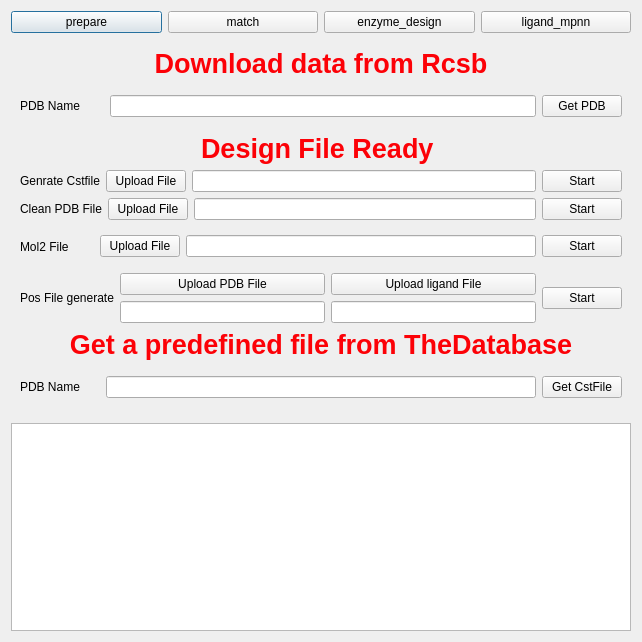
<?xml version="1.0" encoding="UTF-8"?>
<ui version="4.0">
 <class>Dialog</class>
 <widget class="QDialog" name="Dialog">
  <property name="geometry">
   <rect>
    <x>0</x>
    <y>0</y>
    <width>642</width>
    <height>642</height>
   </rect>
  </property>
  <property name="windowTitle">
   <string>Rosetta Match Plugin</string>
  </property>
  <layout class="QVBoxLayout" name="verticalLayout">
   <item>
    <layout class="QHBoxLayout" name="horizontalLayout">
     <item>
      <widget class="QPushButton" name="select_prepare">
       <property name="text">
        <string>prepare</string>
       </property>
      </widget>
     </item>
     <item>
      <widget class="QPushButton" name="select_match">
       <property name="text">
        <string>match</string>
       </property>
      </widget>
     </item>
     <item>
      <widget class="QPushButton" name="select_design">
       <property name="text">
        <string>enzyme_design</string>
       </property>
      </widget>
     </item>
     <item>
      <widget class="QPushButton" name="select_mpnn">
       <property name="text">
        <string>ligand_mpnn</string>
       </property>
      </widget>
     </item>
    </layout>
   </item>
   <item>
    <widget class="QStackedWidget" name="stackedWidget">
     <property name="currentIndex">
      <number>0</number>
     </property>
     <widget class="QWidget" name="prepare_page">
      <property name="minimumSize">
       <size>
        <width>606</width>
        <height>0</height>
       </size>
      </property>
      <layout class="QVBoxLayout" name="verticalLayout_6">
       <item>
        <layout class="QVBoxLayout" name="verticalLayout_5">
         <item>
          <widget class="QLabel" name="label_6">
           <property name="palette">
            <palette>
             <active>
              <colorrole role="WindowText">
               <brush brushstyle="SolidPattern">
                <color alpha="255">
                 <red>252</red>
                 <green>1</green>
                 <blue>7</blue>
                </color>
               </brush>
              </colorrole>
             </active>
             <inactive>
              <colorrole role="WindowText">
               <brush brushstyle="SolidPattern">
                <color alpha="255">
                 <red>252</red>
                 <green>1</green>
                 <blue>7</blue>
                </color>
               </brush>
              </colorrole>
             </inactive>
             <disabled>
              <colorrole role="WindowText">
               <brush brushstyle="SolidPattern">
                <color alpha="255">
                 <red>127</red>
                 <green>127</green>
                 <blue>127</blue>
                </color>
               </brush>
              </colorrole>
             </disabled>
            </palette>
           </property>
           <property name="font">
            <font>
             <pointsize>20</pointsize>
             <weight>75</weight>
             <bold>true</bold>
            </font>
           </property>
           <property name="text">
            <string>Download data from Rcsb</string>
           </property>
           <property name="textFormat">
            <enum>Qt::AutoText</enum>
           </property>
           <property name="alignment">
            <set>Qt::AlignCenter</set>
           </property>
          </widget>
         </item>
         <item>
          <layout class="QHBoxLayout" name="horizontalLayout_4">
           <item>
            <widget class="QLabel" name="label">
             <property name="text">
              <string>PDB Name</string>
             </property>
            </widget>
           </item>
           <item>
            <spacer name="verticalSpacer_2">
             <property name="orientation">
              <enum>Qt::Vertical</enum>
             </property>
             <property name="sizeHint" stdset="0">
              <size>
               <width>24</width>
               <height>40</height>
              </size>
             </property>
            </spacer>
           </item>
           <item>
            <widget class="QLineEdit" name="prepare_show_pdbname"/>
           </item>
           <item>
            <widget class="QPushButton" name="prepare_get_pdbfile">
             <property name="text">
              <string>Get PDB</string>
             </property>
            </widget>
           </item>
          </layout>
         </item>
         <item>
          <widget class="QLabel" name="label_7">
           <property name="palette">
            <palette>
             <active>
              <colorrole role="WindowText">
               <brush brushstyle="SolidPattern">
                <color alpha="255">
                 <red>252</red>
                 <green>1</green>
                 <blue>7</blue>
                </color>
               </brush>
              </colorrole>
             </active>
             <inactive>
              <colorrole role="WindowText">
               <brush brushstyle="SolidPattern">
                <color alpha="255">
                 <red>252</red>
                 <green>1</green>
                 <blue>7</blue>
                </color>
               </brush>
              </colorrole>
             </inactive>
             <disabled>
              <colorrole role="WindowText">
               <brush brushstyle="SolidPattern">
                <color alpha="255">
                 <red>127</red>
                 <green>127</green>
                 <blue>127</blue>
                </color>
               </brush>
              </colorrole>
             </disabled>
            </palette>
           </property>
           <property name="font">
            <font>
             <pointsize>20</pointsize>
             <weight>75</weight>
             <bold>true</bold>
            </font>
           </property>
           <property name="text">
            <string>Design File Ready </string>
           </property>
           <property name="alignment">
            <set>Qt::AlignCenter</set>
           </property>
          </widget>
         </item>
         <item>
          <layout class="QHBoxLayout" name="horizontalLayout_2">
           <item>
            <widget class="QLabel" name="label_3">
             <property name="text">
              <string>Genrate Cstfile</string>
             </property>
            </widget>
           </item>
           <item>
            <widget class="QPushButton" name="prepare_upload_pdb_2">
             <property name="text">
              <string>Upload File</string>
             </property>
            </widget>
           </item>
           <item>
            <widget class="QLineEdit" name="prepare_show_cstpath"/>
           </item>
           <item>
            <widget class="QPushButton" name="prepare_genrate_cst">
             <property name="text">
              <string>Start</string>
             </property>
            </widget>
           </item>
          </layout>
         </item>
         <item>
          <layout class="QHBoxLayout" name="horizontalLayout_5">
           <item>
            <widget class="QLabel" name="label_4">
             <property name="text">
              <string>Clean PDB File</string>
             </property>
            </widget>
           </item>
           <item>
            <widget class="QPushButton" name="prepare_upload_pdb_3">
             <property name="text">
              <string>Upload File</string>
             </property>
            </widget>
           </item>
           <item>
            <widget class="QLineEdit" name="prepare_show_cleanpdb"/>
           </item>
           <item>
            <widget class="QPushButton" name="prepare_generate_cleanpdb">
             <property name="text">
              <string>Start</string>
             </property>
            </widget>
           </item>
          </layout>
         </item>
         <item>
          <layout class="QHBoxLayout" name="horizontalLayout_3">
           <item>
            <widget class="QLabel" name="label_2">
             <property name="text">
              <string>Mol2 File</string>
             </property>
            </widget>
           </item>
           <item>
            <spacer name="verticalSpacer">
             <property name="orientation">
              <enum>Qt::Vertical</enum>
             </property>
             <property name="sizeHint" stdset="0">
              <size>
               <width>25</width>
               <height>40</height>
              </size>
             </property>
            </spacer>
           </item>
           <item>
            <widget class="QPushButton" name="prepare_upload_mol2">
             <property name="text">
              <string>Upload File</string>
             </property>
            </widget>
           </item>
           <item>
            <widget class="QLineEdit" name="prepare_show_mol2path"/>
           </item>
           <item>
            <widget class="QPushButton" name="prepare_generate_params">
             <property name="text">
              <string>Start</string>
             </property>
            </widget>
           </item>
          </layout>
         </item>
         <item>
          <layout class="QHBoxLayout" name="horizontalLayout_6">
           <item>
            <widget class="QLabel" name="label_5">
             <property name="text">
              <string>Pos File generate</string>
             </property>
            </widget>
           </item>
           <item>
            <layout class="QVBoxLayout" name="verticalLayout_3">
             <item>
              <widget class="QPushButton" name="prepare_upload_pdbfile">
               <property name="text">
                <string>Upload PDB File</string>
               </property>
              </widget>
             </item>
             <item>
              <widget class="QLineEdit" name="prepare_show_pdbpath"/>
             </item>
            </layout>
           </item>
           <item>
            <layout class="QVBoxLayout" name="verticalLayout_4">
             <item>
              <widget class="QPushButton" name="prepare_upload_ligandfile">
               <property name="text">
                <string>Upload ligand File</string>
               </property>
              </widget>
             </item>
             <item>
              <widget class="QLineEdit" name="prepare_show_ligandpath"/>
             </item>
            </layout>
           </item>
           <item>
            <widget class="QPushButton" name="prepare_generate_posfile">
             <property name="text">
              <string>Start</string>
             </property>
            </widget>
           </item>
          </layout>
         </item>
         <item>
          <widget class="QLabel" name="label_8">
           <property name="palette">
            <palette>
             <active>
              <colorrole role="WindowText">
               <brush brushstyle="SolidPattern">
                <color alpha="255">
                 <red>252</red>
                 <green>1</green>
                 <blue>7</blue>
                </color>
               </brush>
              </colorrole>
             </active>
             <inactive>
              <colorrole role="WindowText">
               <brush brushstyle="SolidPattern">
                <color alpha="255">
                 <red>252</red>
                 <green>1</green>
                 <blue>7</blue>
                </color>
               </brush>
              </colorrole>
             </inactive>
             <disabled>
              <colorrole role="WindowText">
               <brush brushstyle="SolidPattern">
                <color alpha="255">
                 <red>127</red>
                 <green>127</green>
                 <blue>127</blue>
                </color>
               </brush>
              </colorrole>
             </disabled>
            </palette>
           </property>
           <property name="font">
            <font>
             <pointsize>20</pointsize>
             <weight>75</weight>
             <bold>true</bold>
            </font>
           </property>
           <property name="text">
            <string>Get a predefined file from TheDatabase</string>
           </property>
           <property name="alignment">
            <set>Qt::AlignCenter</set>
           </property>
          </widget>
         </item>
         <item>
          <layout class="QHBoxLayout" name="horizontalLayout_7">
           <item>
            <widget class="QLabel" name="label_9">
             <property name="text">
              <string>PDB Name</string>
             </property>
            </widget>
           </item>
           <item>
            <spacer name="verticalSpacer_3">
             <property name="orientation">
              <enum>Qt::Vertical</enum>
             </property>
             <property name="sizeHint" stdset="0">
              <size>
               <width>20</width>
               <height>40</height>
              </size>
             </property>
            </spacer>
           </item>
           <item>
            <widget class="QLineEdit" name="prepare_show_pdbname_2"/>
           </item>
           <item>
            <widget class="QPushButton" name="prepare_get_cstfile">
             <property name="text">
              <string>Get CstFile</string>
             </property>
            </widget>
           </item>
          </layout>
         </item>
        </layout>
       </item>
      </layout>
     </widget>
     <widget class="QWidget" name="page">
      <layout class="QGridLayout" name="gridLayout_3">
       <item row="0" column="0">
        <layout class="QGridLayout" name="gridLayout">
         <item row="6" column="0">
          <widget class="QPushButton" name="design_upload_scfile">
           <property name="text">
            <string>Select ScFile</string>
           </property>
          </widget>
         </item>
         <item row="8" column="0" colspan="3">
          <widget class="QTableView" name="design_show_scanalyresults"/>
         </item>
         <item row="6" column="2">
          <widget class="QPushButton" name="design_start_scanalysis">
           <property name="text">
            <string>Analysis</string>
           </property>
          </widget>
         </item>
         <item row="0" column="0">
          <widget class="QLabel" name="label_cst_params_2">
           <property name="text">
            <string>ligand Parameters:</string>
           </property>
          </widget>
         </item>
         <item row="2" column="2">
          <widget class="QLineEdit" name="design_show_pdbpath"/>
         </item>
         <item row="0" column="1">
          <widget class="QPushButton" name="select_cst_params_2">
           <property name="text">
            <string>Select File...</string>
           </property>
          </widget>
         </item>
         <item row="2" column="1">
          <widget class="QPushButton" name="select_design_pdb_file">
           <property name="text">
            <string>Select File...</string>
           </property>
          </widget>
         </item>
         <item row="5" column="0" colspan="3">
          <widget class="QPushButton" name="run_design_button">
           <property name="text">
            <string>Run Rosetta Design</string>
           </property>
          </widget>
         </item>
         <item row="0" column="2">
          <widget class="QLineEdit" name="cst_params_entry_2"/>
         </item>
         <item row="1" column="0">
          <widget class="QLabel" name="label_cst_file_2">
           <property name="text">
            <string>CST File:</string>
           </property>
          </widget>
         </item>
         <item row="1" column="1">
          <widget class="QPushButton" name="select_cst_file_2">
           <property name="text">
            <string>Select File...</string>
           </property>
          </widget>
         </item>
         <item row="1" column="2">
          <widget class="QLineEdit" name="cst_file_entry_2"/>
         </item>
         <item row="2" column="0">
          <widget class="QLabel" name="label_design_pdb_file">
           <property name="text">
            <string>Design PDB File:</string>
           </property>
          </widget>
         </item>
         <item row="6" column="1">
          <widget class="QLineEdit" name="design_show_scfilepath_2"/>
         </item>
        </layout>
       </item>
      </layout>
     </widget>
     <widget class="QWidget" name="page_3">
      <layout class="QVBoxLayout" name="verticalLayout_2">
       <item>
        <layout class="QHBoxLayout" name="horizontalLayout_8">
         <item>
          <widget class="QLabel" name="label_checkpoint_file">
           <property name="text">
            <string>checkpoint_ligand_mpnn</string>
           </property>
          </widget>
         </item>
         <item>
          <widget class="QPushButton" name="select_checkpoint_file">
           <property name="text">
            <string>Select File...</string>
           </property>
          </widget>
         </item>
         <item>
          <widget class="QLineEdit" name="checkpoint_file_entry"/>
         </item>
        </layout>
       </item>
       <item>
        <layout class="QHBoxLayout" name="horizontalLayout_9">
         <item>
          <widget class="QLabel" name="label_model_type">
           <property name="text">
            <string>model type</string>
           </property>
          </widget>
         </item>
         <item>
          <widget class="QComboBox" name="select_model_type">
           <item>
            <property name="text">
             <string>ligand mpnn</string>
            </property>
           </item>
           <item>
            <property name="text">
             <string>protein mpnn</string>
            </property>
           </item>
          </widget>
         </item>
         <item>
          <widget class="QLineEdit" name="model_type_entry"/>
         </item>
        </layout>
       </item>
       <item>
        <layout class="QHBoxLayout" name="horizontalLayout_10">
         <item>
          <widget class="QLabel" name="label_pdb_file_2">
           <property name="text">
            <string>PDB FIle</string>
           </property>
          </widget>
         </item>
         <item>
          <widget class="QPushButton" name="select_pdb_file_2">
           <property name="text">
            <string>Select File...</string>
           </property>
          </widget>
         </item>
         <item>
          <widget class="QLineEdit" name="pdb_file_entry_2"/>
         </item>
        </layout>
       </item>
       <item>
        <layout class="QHBoxLayout" name="horizontalLayout_12">
         <item>
          <widget class="QLabel" name="label_10">
           <property name="text">
            <string>Select Chain</string>
           </property>
          </widget>
         </item>
         <item>
          <widget class="QLineEdit" name="mpnn_show_chain"/>
         </item>
        </layout>
       </item>
       <item>
        <widget class="QPushButton" name="run_button_2">
         <property name="text">
          <string>Run MPNN</string>
         </property>
        </widget>
       </item>
       <item>
        <layout class="QHBoxLayout" name="horizontalLayout_11">
         <item>
          <widget class="QPushButton" name="select_score_button">
           <property name="text">
            <string>Select Score File</string>
           </property>
          </widget>
         </item>
         <item>
          <widget class="QLineEdit" name="mpnn_show_scpath"/>
         </item>
         <item>
          <widget class="QPushButton" name="analysisscore">
           <property name="text">
            <string>Analysis</string>
           </property>
          </widget>
         </item>
        </layout>
       </item>
       <item>
        <widget class="QTableView" name="analysis_view"/>
       </item>
      </layout>
     </widget>
     <widget class="QWidget" name="page_2">
      <layout class="QGridLayout" name="gridLayout_4">
       <item row="0" column="0">
        <layout class="QGridLayout" name="gridLayout_2">
         <item row="0" column="1">
          <widget class="QPushButton" name="select_cst_params">
           <property name="text">
            <string>Select File...</string>
           </property>
          </widget>
         </item>
         <item row="2" column="0">
          <widget class="QLabel" name="label_pos_file">
           <property name="text">
            <string>Position File:</string>
           </property>
          </widget>
         </item>
         <item row="2" column="2">
          <widget class="QLineEdit" name="pos_file_entry">
           <property name="palette">
            <palette>
             <active>
              <colorrole role="Button">
               <brush brushstyle="SolidPattern">
                <color alpha="0">
                 <red>0</red>
                 <green>0</green>
                 <blue>0</blue>
                </color>
               </brush>
              </colorrole>
              <colorrole role="Text">
               <brush brushstyle="SolidPattern">
                <color alpha="255">
                 <red>252</red>
                 <green>1</green>
                 <blue>7</blue>
                </color>
               </brush>
              </colorrole>
              <colorrole role="Base">
               <brush brushstyle="SolidPattern">
                <color alpha="0">
                 <red>0</red>
                 <green>0</green>
                 <blue>0</blue>
                </color>
               </brush>
              </colorrole>
              <colorrole role="Window">
               <brush brushstyle="SolidPattern">
                <color alpha="0">
                 <red>0</red>
                 <green>0</green>
                 <blue>0</blue>
                </color>
               </brush>
              </colorrole>
             </active>
             <inactive>
              <colorrole role="Button">
               <brush brushstyle="SolidPattern">
                <color alpha="0">
                 <red>0</red>
                 <green>0</green>
                 <blue>0</blue>
                </color>
               </brush>
              </colorrole>
              <colorrole role="Text">
               <brush brushstyle="SolidPattern">
                <color alpha="255">
                 <red>252</red>
                 <green>1</green>
                 <blue>7</blue>
                </color>
               </brush>
              </colorrole>
              <colorrole role="Base">
               <brush brushstyle="SolidPattern">
                <color alpha="0">
                 <red>0</red>
                 <green>0</green>
                 <blue>0</blue>
                </color>
               </brush>
              </colorrole>
              <colorrole role="Window">
               <brush brushstyle="SolidPattern">
                <color alpha="0">
                 <red>0</red>
                 <green>0</green>
                 <blue>0</blue>
                </color>
               </brush>
              </colorrole>
             </inactive>
             <disabled>
              <colorrole role="Button">
               <brush brushstyle="SolidPattern">
                <color alpha="0">
                 <red>0</red>
                 <green>0</green>
                 <blue>0</blue>
                </color>
               </brush>
              </colorrole>
              <colorrole role="Text">
               <brush brushstyle="SolidPattern">
                <color alpha="255">
                 <red>127</red>
                 <green>127</green>
                 <blue>127</blue>
                </color>
               </brush>
              </colorrole>
              <colorrole role="Base">
               <brush brushstyle="SolidPattern">
                <color alpha="0">
                 <red>0</red>
                 <green>0</green>
                 <blue>0</blue>
                </color>
               </brush>
              </colorrole>
              <colorrole role="Window">
               <brush brushstyle="SolidPattern">
                <color alpha="0">
                 <red>0</red>
                 <green>0</green>
                 <blue>0</blue>
                </color>
               </brush>
              </colorrole>
             </disabled>
            </palette>
           </property>
           <property name="styleSheet">
            <string notr="true">background:transparent;border-width:0;border-style:outset;</string>
           </property>
          </widget>
         </item>
         <item row="0" column="0">
          <widget class="QLabel" name="label_cst_params">
           <property name="text">
            <string>ligand Parameters:</string>
           </property>
          </widget>
         </item>
         <item row="1" column="0">
          <widget class="QLabel" name="label_cst_file">
           <property name="text">
            <string>CST File:</string>
           </property>
          </widget>
         </item>
         <item row="0" column="2">
          <widget class="QLineEdit" name="cst_params_entry">
           <property name="palette">
            <palette>
             <active>
              <colorrole role="Button">
               <brush brushstyle="SolidPattern">
                <color alpha="0">
                 <red>0</red>
                 <green>0</green>
                 <blue>0</blue>
                </color>
               </brush>
              </colorrole>
              <colorrole role="Text">
               <brush brushstyle="SolidPattern">
                <color alpha="255">
                 <red>252</red>
                 <green>1</green>
                 <blue>7</blue>
                </color>
               </brush>
              </colorrole>
              <colorrole role="Base">
               <brush brushstyle="SolidPattern">
                <color alpha="0">
                 <red>0</red>
                 <green>0</green>
                 <blue>0</blue>
                </color>
               </brush>
              </colorrole>
              <colorrole role="Window">
               <brush brushstyle="SolidPattern">
                <color alpha="0">
                 <red>0</red>
                 <green>0</green>
                 <blue>0</blue>
                </color>
               </brush>
              </colorrole>
             </active>
             <inactive>
              <colorrole role="Button">
               <brush brushstyle="SolidPattern">
                <color alpha="0">
                 <red>0</red>
                 <green>0</green>
                 <blue>0</blue>
                </color>
               </brush>
              </colorrole>
              <colorrole role="Text">
               <brush brushstyle="SolidPattern">
                <color alpha="255">
                 <red>252</red>
                 <green>1</green>
                 <blue>7</blue>
                </color>
               </brush>
              </colorrole>
              <colorrole role="Base">
               <brush brushstyle="SolidPattern">
                <color alpha="0">
                 <red>0</red>
                 <green>0</green>
                 <blue>0</blue>
                </color>
               </brush>
              </colorrole>
              <colorrole role="Window">
               <brush brushstyle="SolidPattern">
                <color alpha="0">
                 <red>0</red>
                 <green>0</green>
                 <blue>0</blue>
                </color>
               </brush>
              </colorrole>
             </inactive>
             <disabled>
              <colorrole role="Button">
               <brush brushstyle="SolidPattern">
                <color alpha="0">
                 <red>0</red>
                 <green>0</green>
                 <blue>0</blue>
                </color>
               </brush>
              </colorrole>
              <colorrole role="Text">
               <brush brushstyle="SolidPattern">
                <color alpha="255">
                 <red>127</red>
                 <green>127</green>
                 <blue>127</blue>
                </color>
               </brush>
              </colorrole>
              <colorrole role="Base">
               <brush brushstyle="SolidPattern">
                <color alpha="0">
                 <red>0</red>
                 <green>0</green>
                 <blue>0</blue>
                </color>
               </brush>
              </colorrole>
              <colorrole role="Window">
               <brush brushstyle="SolidPattern">
                <color alpha="0">
                 <red>0</red>
                 <green>0</green>
                 <blue>0</blue>
                </color>
               </brush>
              </colorrole>
             </disabled>
            </palette>
           </property>
           <property name="styleSheet">
            <string notr="true">background:transparent;border-width:0;border-style:outset;</string>
           </property>
           <property name="readOnly">
            <bool>true</bool>
           </property>
          </widget>
         </item>
         <item row="2" column="1">
          <widget class="QPushButton" name="select_pos_file">
           <property name="text">
            <string>Select File...</string>
           </property>
          </widget>
         </item>
         <item row="1" column="2">
          <widget class="QLineEdit" name="cst_file_entry">
           <property name="palette">
            <palette>
             <active>
              <colorrole role="Button">
               <brush brushstyle="SolidPattern">
                <color alpha="0">
                 <red>0</red>
                 <green>0</green>
                 <blue>0</blue>
                </color>
               </brush>
              </colorrole>
              <colorrole role="Text">
               <brush brushstyle="SolidPattern">
                <color alpha="255">
                 <red>252</red>
                 <green>1</green>
                 <blue>7</blue>
                </color>
               </brush>
              </colorrole>
              <colorrole role="Base">
               <brush brushstyle="SolidPattern">
                <color alpha="0">
                 <red>0</red>
                 <green>0</green>
                 <blue>0</blue>
                </color>
               </brush>
              </colorrole>
              <colorrole role="Window">
               <brush brushstyle="SolidPattern">
                <color alpha="0">
                 <red>0</red>
                 <green>0</green>
                 <blue>0</blue>
                </color>
               </brush>
              </colorrole>
             </active>
             <inactive>
              <colorrole role="Button">
               <brush brushstyle="SolidPattern">
                <color alpha="0">
                 <red>0</red>
                 <green>0</green>
                 <blue>0</blue>
                </color>
               </brush>
              </colorrole>
              <colorrole role="Text">
               <brush brushstyle="SolidPattern">
                <color alpha="255">
                 <red>252</red>
                 <green>1</green>
                 <blue>7</blue>
                </color>
               </brush>
              </colorrole>
              <colorrole role="Base">
               <brush brushstyle="SolidPattern">
                <color alpha="0">
                 <red>0</red>
                 <green>0</green>
                 <blue>0</blue>
                </color>
               </brush>
              </colorrole>
              <colorrole role="Window">
               <brush brushstyle="SolidPattern">
                <color alpha="0">
                 <red>0</red>
                 <green>0</green>
                 <blue>0</blue>
                </color>
               </brush>
              </colorrole>
             </inactive>
             <disabled>
              <colorrole role="Button">
               <brush brushstyle="SolidPattern">
                <color alpha="0">
                 <red>0</red>
                 <green>0</green>
                 <blue>0</blue>
                </color>
               </brush>
              </colorrole>
              <colorrole role="Text">
               <brush brushstyle="SolidPattern">
                <color alpha="255">
                 <red>127</red>
                 <green>127</green>
                 <blue>127</blue>
                </color>
               </brush>
              </colorrole>
              <colorrole role="Base">
               <brush brushstyle="SolidPattern">
                <color alpha="0">
                 <red>0</red>
                 <green>0</green>
                 <blue>0</blue>
                </color>
               </brush>
              </colorrole>
              <colorrole role="Window">
               <brush brushstyle="SolidPattern">
                <color alpha="0">
                 <red>0</red>
                 <green>0</green>
                 <blue>0</blue>
                </color>
               </brush>
              </colorrole>
             </disabled>
            </palette>
           </property>
           <property name="styleSheet">
            <string notr="true">background:transparent;border-width:0;border-style:outset;</string>
           </property>
          </widget>
         </item>
         <item row="1" column="1">
          <widget class="QPushButton" name="select_cst_file">
           <property name="text">
            <string>Select File...</string>
           </property>
          </widget>
         </item>
         <item row="3" column="2">
          <widget class="QLineEdit" name="pdb_file_entry">
           <property name="palette">
            <palette>
             <active>
              <colorrole role="Button">
               <brush brushstyle="SolidPattern">
                <color alpha="0">
                 <red>0</red>
                 <green>0</green>
                 <blue>0</blue>
                </color>
               </brush>
              </colorrole>
              <colorrole role="Text">
               <brush brushstyle="SolidPattern">
                <color alpha="255">
                 <red>252</red>
                 <green>1</green>
                 <blue>7</blue>
                </color>
               </brush>
              </colorrole>
              <colorrole role="Base">
               <brush brushstyle="SolidPattern">
                <color alpha="0">
                 <red>0</red>
                 <green>0</green>
                 <blue>0</blue>
                </color>
               </brush>
              </colorrole>
              <colorrole role="Window">
               <brush brushstyle="SolidPattern">
                <color alpha="0">
                 <red>0</red>
                 <green>0</green>
                 <blue>0</blue>
                </color>
               </brush>
              </colorrole>
             </active>
             <inactive>
              <colorrole role="Button">
               <brush brushstyle="SolidPattern">
                <color alpha="0">
                 <red>0</red>
                 <green>0</green>
                 <blue>0</blue>
                </color>
               </brush>
              </colorrole>
              <colorrole role="Text">
               <brush brushstyle="SolidPattern">
                <color alpha="255">
                 <red>252</red>
                 <green>1</green>
                 <blue>7</blue>
                </color>
               </brush>
              </colorrole>
              <colorrole role="Base">
               <brush brushstyle="SolidPattern">
                <color alpha="0">
                 <red>0</red>
                 <green>0</green>
                 <blue>0</blue>
                </color>
               </brush>
              </colorrole>
              <colorrole role="Window">
               <brush brushstyle="SolidPattern">
                <color alpha="0">
                 <red>0</red>
                 <green>0</green>
                 <blue>0</blue>
                </color>
               </brush>
              </colorrole>
             </inactive>
             <disabled>
              <colorrole role="Button">
               <brush brushstyle="SolidPattern">
                <color alpha="0">
                 <red>0</red>
                 <green>0</green>
                 <blue>0</blue>
                </color>
               </brush>
              </colorrole>
              <colorrole role="Text">
               <brush brushstyle="SolidPattern">
                <color alpha="255">
                 <red>127</red>
                 <green>127</green>
                 <blue>127</blue>
                </color>
               </brush>
              </colorrole>
              <colorrole role="Base">
               <brush brushstyle="SolidPattern">
                <color alpha="0">
                 <red>0</red>
                 <green>0</green>
                 <blue>0</blue>
                </color>
               </brush>
              </colorrole>
              <colorrole role="Window">
               <brush brushstyle="SolidPattern">
                <color alpha="0">
                 <red>0</red>
                 <green>0</green>
                 <blue>0</blue>
                </color>
               </brush>
              </colorrole>
             </disabled>
            </palette>
           </property>
           <property name="styleSheet">
            <string notr="true">background:transparent;border-width:0;border-style:outset;</string>
           </property>
          </widget>
         </item>
         <item row="4" column="0" colspan="3">
          <widget class="QPushButton" name="run_button">
           <property name="text">
            <string>Run Rosetta Match</string>
           </property>
          </widget>
         </item>
         <item row="3" column="1">
          <widget class="QPushButton" name="select_pdb_file">
           <property name="text">
            <string>Select File...</string>
           </property>
          </widget>
         </item>
         <item row="3" column="0">
          <widget class="QLabel" name="label_pdb_file">
           <property name="text">
            <string>PDB File:</string>
           </property>
          </widget>
         </item>
        </layout>
       </item>
      </layout>
     </widget>
    </widget>
   </item>
   <item>
    <widget class="QTreeView" name="file_tree_view"/>
   </item>
  </layout>
 </widget>
 <resources/>
 <connections/>
</ui>
